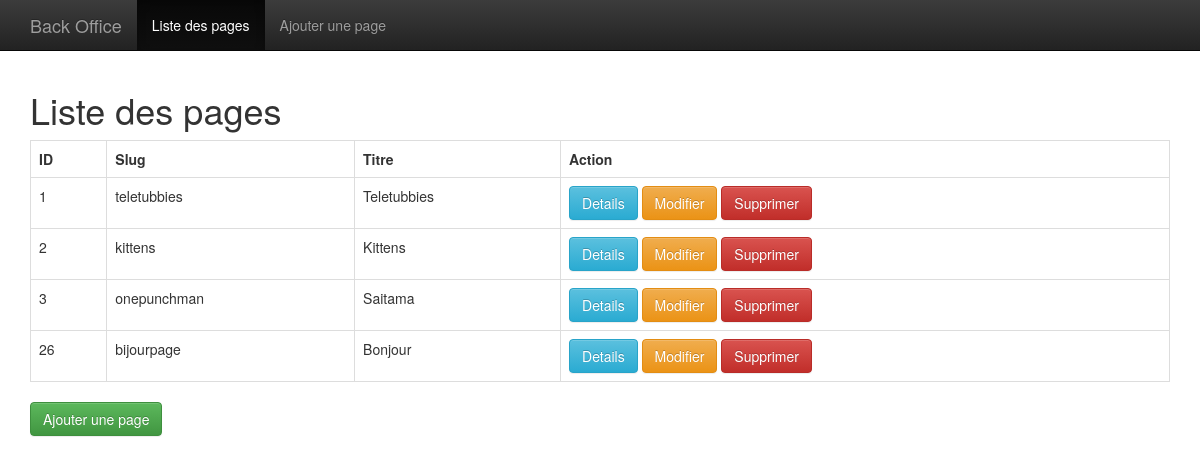
The app's page /admin/index.php with its own data.
### tables this page shows
CREATE TABLE IF NOT EXISTS `page` (
`id` int(11) NOT NULL,
  `slug` varchar(100) NOT NULL,
  `h1` varchar(100) NOT NULL,
  `body` text NOT NULL,
  `title` varchar(100) NOT NULL,
  `img` varchar(200) NOT NULL,
  `span_text` varchar(200) NOT NULL,
  `span_class` varchar(100) NOT NULL
);

### Controller/PageController.php (called while the page is built, shortened)
<?php
class PageController
{
    public function __construct(\PDO $PDO)
    {
        $this->repository = new PageRepository($PDO);
    }
    public function listeAction()
    {
        $data = $this->repository->findAll();
        include "View/admin_list.php";
    }
}

### Model/PageRepository.php (called while the page is built, shortened)
<?php
class PageRepository
{
    private $PDO;
    public function __construct(\PDO $PDO)
    {
        $this->PDO = $PDO;
    }
    public function findAll()
    {
        $sql = "SELECT
                      `id`,
                      `slug`,
                      `title`
                  FROM
                      `page`
                  ";
        $stmt = $this->PDO->prepare($sql);
        $stmt->execute();
        return $stmt->fetchAll(\PDO::FETCH_OBJ);
    }
}

### View/admin_list.php (the view, shortened to what this page needs)
<!DOCTYPE html>
<html lang="en">
<head>
    <link href="../bootstrap/css/bootstrap.css" rel="stylesheet">
    <link href="../bootstrap/css/" rel="stylesheet">
    <link href="../bootstrap/css/bootstrap-theme.min.css" rel="stylesheet">
</head>
<body role="document">
<nav class="navbar navbar-inverse navbar-fixed-top">
    <div class="container">
        <div class="navbar-header">
            <a class="navbar-brand" href="index.php">Back Office</a>
        </div>
        <div id="navbar" class="navbar-collapse collapse">
            <ul class="nav navbar-nav">
                <li class="active"><a href="?a=lister">Liste des pages</a></li>
                <li><a href="?a=ajouter">Ajouter une page</a></li>
            </ul>
        </div>
    </div>
</nav>
<div class="container theme-showcase" role="main">
    <h1>Liste des pages</h1>
    <table class="table-bordered table-responsive table">
        <tr>
            <th>ID</th>
            <th>Slug</th>
            <th>Titre</th>
            <th>Action</th>
        </tr>
        <?php foreach($data as $page):?>
            <tr>
                <td><?=$page->id?></td>
                <td><?=$page->slug?></td>
                <td><?=$page->title?></td>
                <td>
                    <a class="btn btn-info" href="?a=details&id=<?=$page->id?>">Details</a>
                    <a class="btn btn-warning" href="?a=modifier&id=<?=$page->id?>">Modifier</a>
                    <a class="btn btn-danger" href="?a=supprimer&id=<?=$page->id?>">Supprimer</a>
                </td>
            </tr>
        <?php endforeach;?>
    </table>
    <a class="btn btn-success" href="?a=ajouter">Ajouter une page</a>
</div>
</body>
</html>

### admin/index.php (shortened to what this page needs)
<?php
require_once "init.php";
$page = new \Controller\PageController($pdo);
$action = '';
switch($action){
    case 'lister':
    default:
        $page->listeAction();
        break;
}

### View/admin_list.php (style rules this page uses)
body { padding-top: 70px; }

### records on screen
page: id "1", slug "teletubbies", title "Teletubbies"
page: id "2", slug "kittens", title "Kittens"
page: id "3", slug "onepunchman", title "Saitama"
page: id "26", slug "bijourpage", title "Bonjour"
